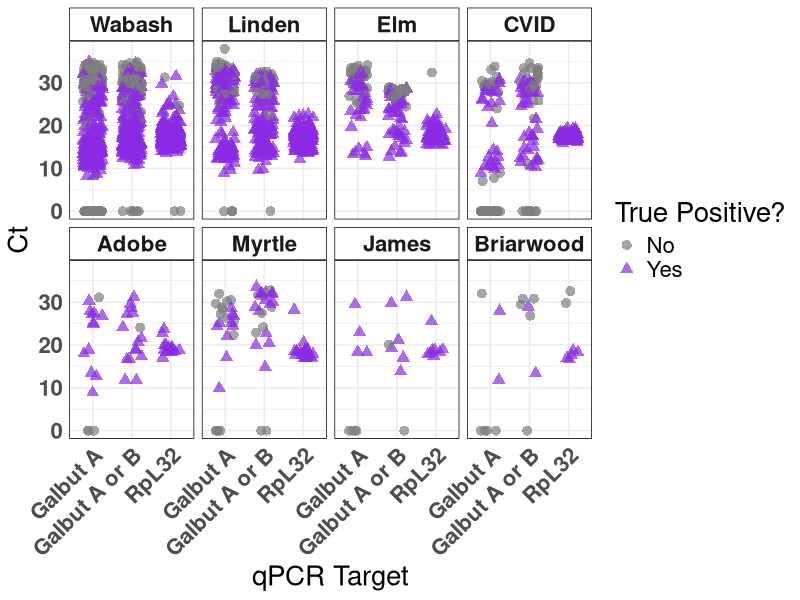
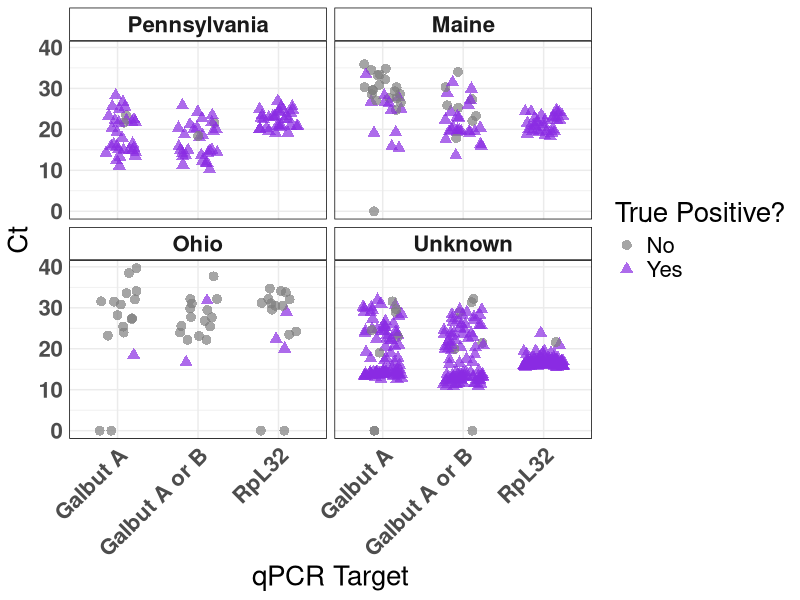
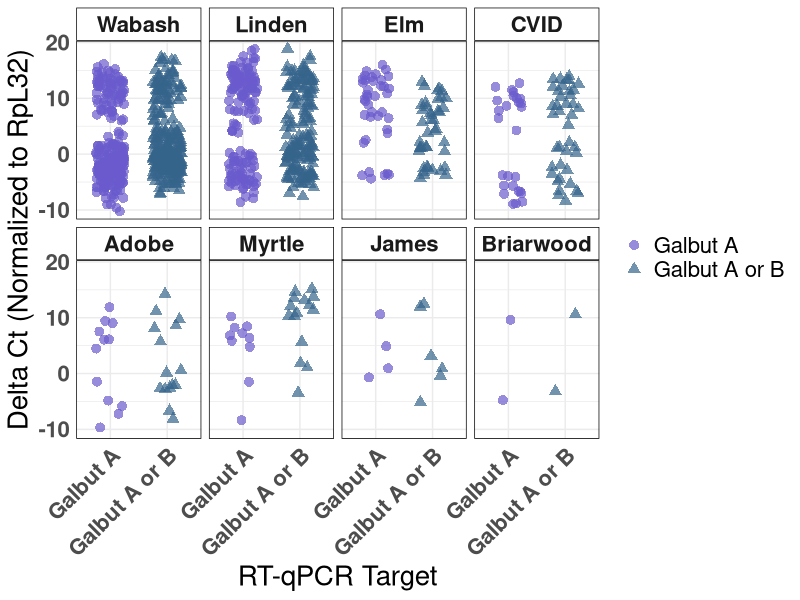
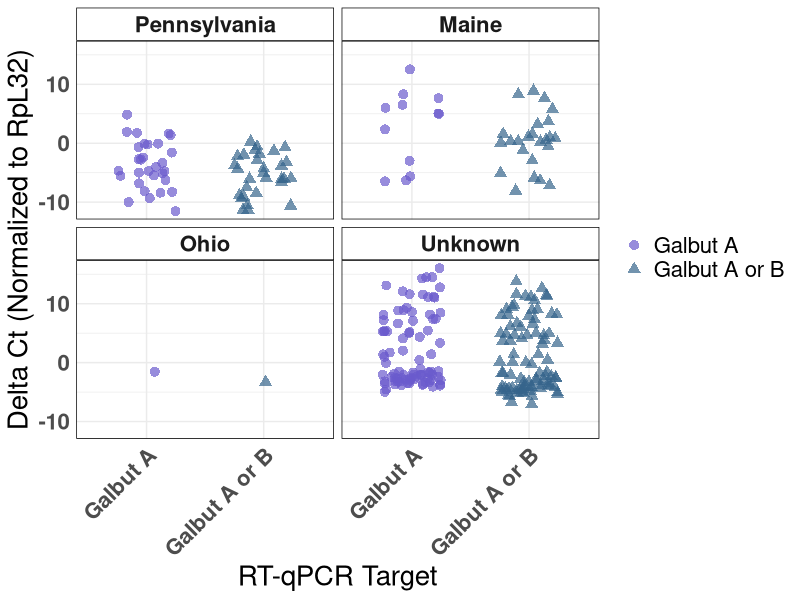
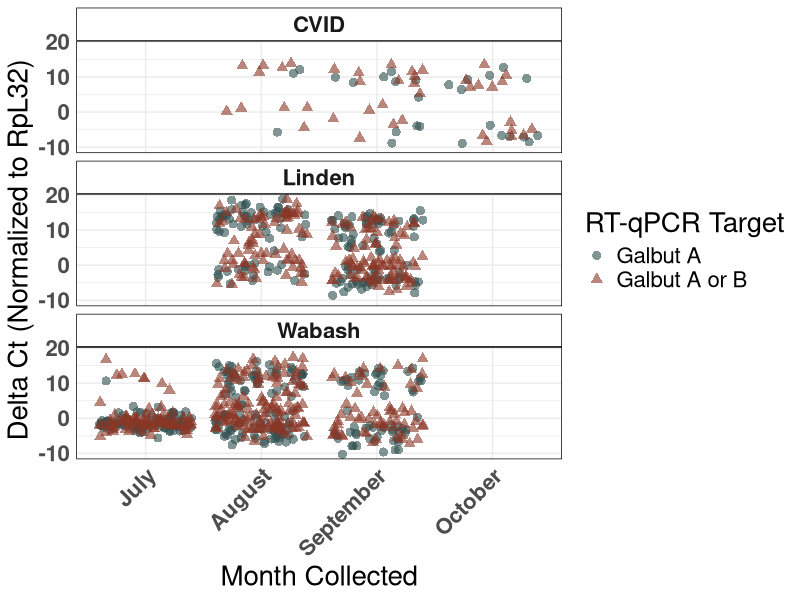
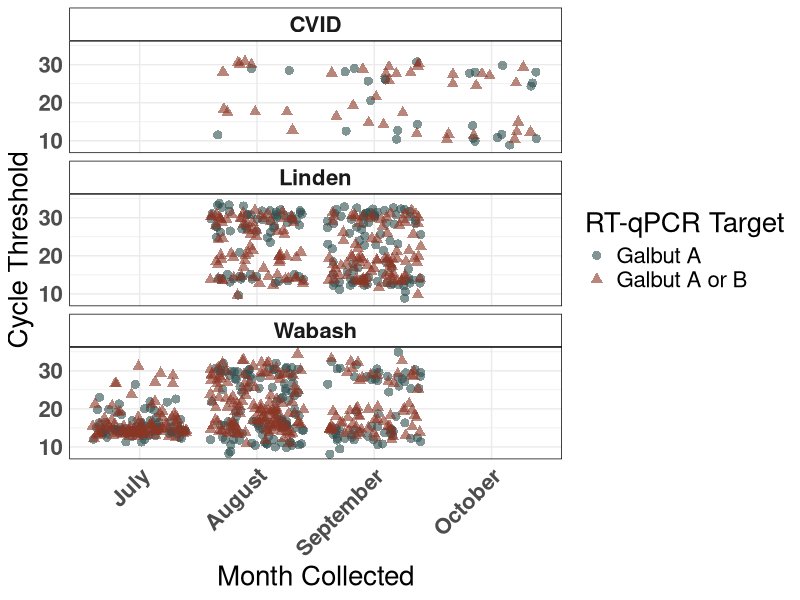
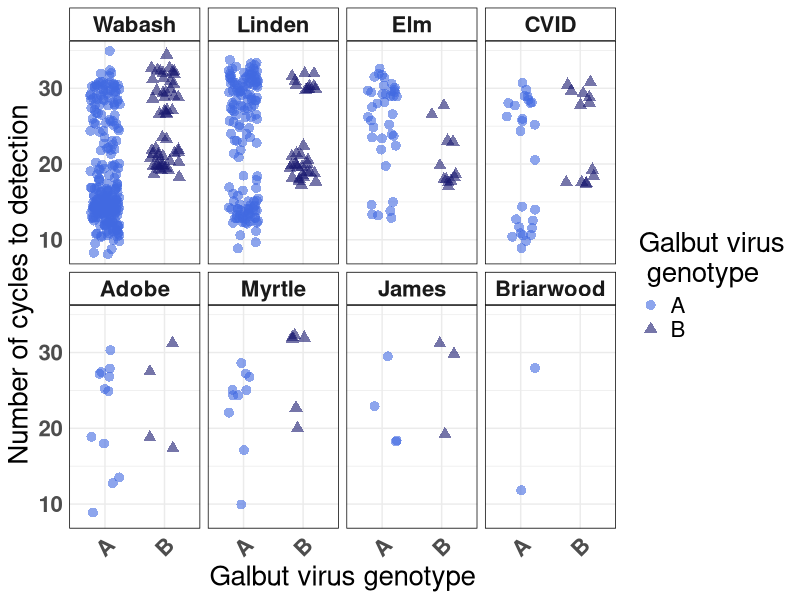
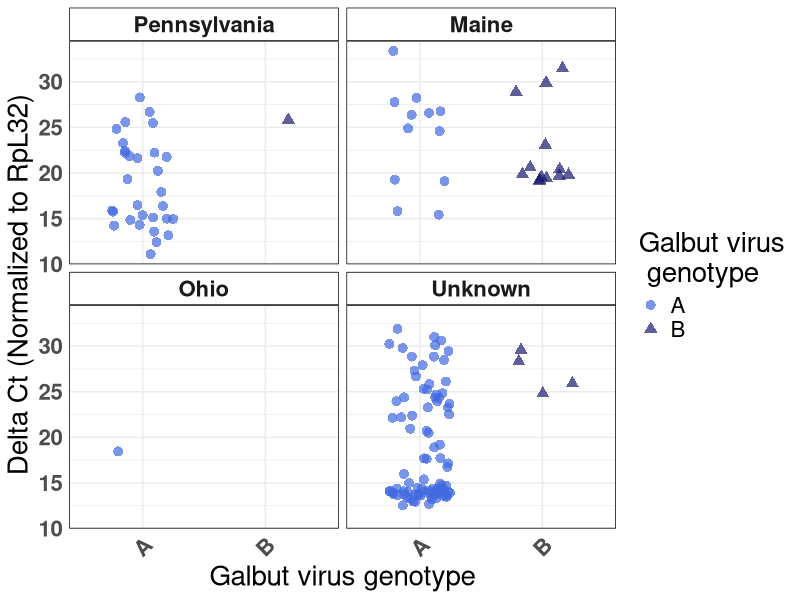

Write R code to recreate these figures, in order.
library(tidyverse)

qPCR <- read_csv("analyses/data/qPCR_TidyData_LK_20240403.csv") %>% 
  mutate(target = str_replace(target, "galbut_1600_1601", "Galbut A"),
         target = str_replace(target, "galbut_2165_2170", "Galbut A or B"),
         positive = str_replace(positive, "N", "No"),
         positive = str_replace(positive, "Y", "Yes"))

descriptive <- qPCR %>% 
  group_by(target, positive) %>% 
  summarise(n = n())

ggplot(filter(qPCR, location %in% c("Adobe", "Briarwood", "CVID", "Elm", "James",
                                    "Linden", "Myrtle", "Wabash"))) +
  geom_jitter(aes(x = target, y = ct, color = positive, shape = positive), 
              alpha = 0.7, size = 3, width = 0.25) +
  scale_colour_manual(values = c("grey50", "blueviolet")) +
  facet_wrap(~factor(location, levels = c("Wabash", "Linden", "Elm", "CVID", 
                                          "Adobe", "Myrtle", "James", 
                                          "Briarwood")), nrow = 2) +
  theme_minimal(base_size = 11) +
  theme(panel.border = element_rect(linetype = "solid", fill = NA),
        strip.background = element_rect(colour = "black", fill = "white"),
        strip.text = element_text(face = "bold"),
        axis.text = element_text(face = "bold"),
        text = element_text(size = 20),
        axis.text.x = element_text(angle = 45, hjust = 1, vjust = 1)) +
  labs(x = "qPCR Target", y = "Ct", color = "True Positive?", shape = "True Positive?")
ggsave("local.pdf", units = "in", width = 10, height = 8)  


ggplot(filter(qPCR, location %in% c("Unknown", "Maine", "Pennsylvania", "Ohio"))) +
  geom_jitter(aes(x = target, y = ct, color = positive, shape = positive), 
              alpha = 0.7, size = 3, width = 0.25) +
  scale_colour_manual(values = c("grey50", "blueviolet")) +
  facet_wrap(~factor(location, levels = c("Pennsylvania", "Maine",
                                          "Ohio", "Unknown"))) +
  theme_minimal(base_size = 11) +
  theme(panel.border = element_rect(linetype = "solid", fill = NA),
        strip.background = element_rect(colour = "black", fill = "white"),
        strip.text = element_text(face = "bold"),
        axis.text = element_text(face = "bold"),
        text = element_text(size = 20),
        axis.text.x = element_text(angle = 45, hjust = 1, vjust = 1)) +
  labs(x = "qPCR Target", y = "Ct", color = "True Positive?", shape = "True Positive?")
ggsave("national.pdf", units = "in", width = 10, height = 8)  

#Normalizing

# Rpl for normalizing
Rpl <- qPCR %>% 
  filter(target == "RpL32",
         positive == "Yes") %>% 
  select(name, target, ct) 

qPCR_new <- qPCR %>% 
  filter(positive == "Yes",
         target != "RpL32")

qPCR_new <- left_join(qPCR_new, Rpl, by = join_by(name)) %>% 
  mutate(delta_ct = ct.x - ct.y)

local_normalized <- ggplot(filter(qPCR_new, location %in% c("Adobe", "Briarwood", 
                                                            "CVID", "Elm", "James", 
                                                            "Linden", "Myrtle", 
                                                            "Wabash"))) +
  geom_jitter(aes(x = target.x, y = delta_ct, color = target.x, shape = target.x), 
              alpha = 0.7, size = 3, width = 0.25) +
  scale_colour_manual(values = c("slateblue", "steelblue4")) +
  facet_wrap(~factor(location, levels = c("Wabash", "Linden", "Elm", "CVID", 
                                          "Adobe", "Myrtle", "James", 
                                          "Briarwood")), nrow = 2) +
  theme_minimal(base_size = 11) +
  theme(panel.border = element_rect(linetype = "solid", fill = NA),
        strip.background = element_rect(colour = "black", fill = "white"),
        strip.text = element_text(face = "bold"),
        axis.text = element_text(face = "bold"),
        text = element_text(size = 20),
        axis.text.x = element_text(angle = 45, hjust = 1, vjust = 1)) +
  labs(x = "RT-qPCR Target", y = "Delta Ct (Normalized to RpL32)", 
       color = "", shape = "")

local_normalized
ggsave("local_normalized.pdf", units = "in", width = 10, height = 8)  

national_normalized <- ggplot(filter(qPCR_new, location %in% c("Unknown", "Maine", 
                                                               "Pennsylvania", 
                                                               "Ohio"))) +
  geom_jitter(aes(x = target.x, y = delta_ct, color = target.x, shape = target.x), 
              alpha = 0.7, size = 3, width = 0.25) +
  scale_colour_manual(values = c("slateblue", "steelblue4")) +
  facet_wrap(~factor(location, levels = c("Pennsylvania", "Maine",
                                          "Ohio", "Unknown"))) +
  theme_minimal(base_size = 11) +
  theme(panel.border = element_rect(linetype = "solid", fill = NA),
        strip.background = element_rect(colour = "black", fill = "white"),
        strip.text = element_text(face = "bold"),
        axis.text = element_text(face = "bold"),
        text = element_text(size = 20),
        axis.text.x = element_text(angle = 45, hjust = 1, vjust = 1)) +
  labs(x = "RT-qPCR Target", y = "Delta Ct (Normalized to RpL32)", 
       color = "", shape = "")

national_normalized
ggsave("national_nromalized.pdf", units = "in", width = 10, height = 8)  

over_time <- ggplot(filter(qPCR_new, location %in% c("CVID", "Linden", "Wabash"))) +
  geom_jitter(aes(x = factor(date, levels = c("July", "August", "September", 
                                              "October")), y = delta_ct, 
                  color = target.x, shape = target.x), 
              alpha = 0.6, size = 2.75, width = 0.4) +
  scale_colour_manual(values = c("darkslategrey", "tomato4")) +
  facet_wrap(~factor(location), nrow = 3) +
  theme_minimal(base_size = 11) +
  theme(panel.border = element_rect(linetype = "solid", fill = NA),
        strip.background = element_rect(colour = "black", fill = "white"),
        strip.text = element_text(face = "bold"),
        axis.text = element_text(face = "bold"),
        text = element_text(size = 20),
        axis.text.x = element_text(angle = 45, hjust = 1, vjust = 1)) +
  labs(x = "Month Collected", y = "Delta Ct (Normalized to RpL32)", 
       color = "RT-qPCR Target", shape = "RT-qPCR Target")

over_time
ggsave("over_time.pdf", units = "in", width = 10, height = 8)  

over_time_ct <- ggplot(filter(qPCR_new, location %in% c("CVID", "Linden", "Wabash"))) +
  geom_jitter(aes(x = factor(date, levels = c("July", "August", "September", 
                                              "October")), y = ct.x, 
                  color = target.x, shape = target.x), 
              alpha = 0.6, size = 2.75, width = 0.4) +
  scale_colour_manual(values = c("darkslategrey", "tomato4")) +
  facet_wrap(~factor(location), nrow = 3) +
  theme_minimal(base_size = 11) +
  theme(panel.border = element_rect(linetype = "solid", fill = NA),
        strip.background = element_rect(colour = "black", fill = "white"),
        strip.text = element_text(face = "bold"),
        axis.text = element_text(face = "bold"),
        text = element_text(size = 20),
        axis.text.x = element_text(angle = 45, hjust = 1, vjust = 1)) +
  labs(x = "Month Collected", y = "Cycle Threshold", 
       color = "RT-qPCR Target", shape = "RT-qPCR Target")

over_time_ct
ggsave("over_time_ct.pdf", units = "in", width = 10, height = 8)  





# wide format for genotype

qPCR_wide <- pivot_wider(qPCR, names_from = target, values_from = c(ct, tm1, positive))

qPCR_wide <- qPCR_wide %>% 
  rename(positive_galbut_A = `positive_Galbut A`,
         positive_galbut_A_B = `positive_Galbut A or B`,
         ct_galbut_A = `ct_Galbut A`,
         ct_galbut_A_B = `ct_Galbut A or B`,
         tm_galbut_A = `tm1_Galbut A`,
         tm_galbut_A_B = `tm1_Galbut A or B`)  %>% 
  filter(positive_RpL32 == "Yes") %>% 
  filter(positive_galbut_A == "Yes" | positive_galbut_A_B == "Yes") %>% 
  mutate(genotype = case_when(positive_galbut_A == "Yes" & positive_galbut_A_B == "Yes" ~ "A",
                              positive_galbut_A == "Yes" & positive_galbut_A_B == "No" ~ "A",
                              positive_galbut_A == "No" & positive_galbut_A_B == "Yes" ~ "B")) %>% 
  mutate(ct_use = ifelse(genotype == "A", ct_galbut_A, ct_galbut_A_B))

genotype_ct <- ggplot(filter(qPCR_wide, location %in% c("Adobe", "Briarwood", 
                                                 "CVID", "Elm", "James", 
                                                 "Linden", "Myrtle", 
                                                 "Wabash"))) +
  geom_jitter(aes(x = genotype, y = ct_use, color = genotype, shape = genotype), 
              alpha = 0.6, size = 3, width = 0.25) +
  scale_colour_manual(values = c("royalblue", "midnightblue")) +
  facet_wrap(~factor(location, levels = c("Wabash", "Linden", "Elm", "CVID", 
                                          "Adobe", "Myrtle", "James", 
                                          "Briarwood")), nrow = 2) +
  theme_minimal(base_size = 11) +
  theme(panel.border = element_rect(linetype = "solid", fill = NA),
        strip.background = element_rect(colour = "black", fill = "white"),
        strip.text = element_text(face = "bold"),
        axis.text = element_text(face = "bold"),
        text = element_text(size = 20),
        axis.text.x = element_text(angle = 45, hjust = 1, vjust = 1)) +
  labs(x = "Galbut virus genotype", y = "Number of cycles to detection", 
       color = "Galbut virus\n genotype", shape = "Galbut virus\n genotype")

genotype_ct
ggsave("local_genotype.pdf", units = "in", width = 10, height = 8)  

genotype_ct_nat <- ggplot(filter(qPCR_wide, location %in% c("Unknown", "Maine", 
                                                           "Pennsylvania", 
                                                           "Ohio"))) +
  geom_jitter(aes(x = genotype, y = ct_use, color = genotype, shape = genotype), 
              alpha = 0.7, size = 3, width = 0.25) +
  scale_colour_manual(values = c("royalblue", "midnightblue")) +
  facet_wrap(~factor(location, levels = c("Pennsylvania", "Maine",
                                          "Ohio", "Unknown"))) +
  theme_minimal(base_size = 11) +
  theme(panel.border = element_rect(linetype = "solid", fill = NA),
        strip.background = element_rect(colour = "black", fill = "white"),
        strip.text = element_text(face = "bold"),
        axis.text = element_text(face = "bold"),
        text = element_text(size = 20),
        axis.text.x = element_text(angle = 45, hjust = 1, vjust = 1)) +
  labs(x = "Galbut virus genotype", y = "Delta Ct (Normalized to RpL32)", 
       color = "Galbut virus\n genotype", shape = "Galbut virus\n genotype")

genotype_ct_nat
ggsave("national_genotype.pdf", units = "in", width = 10, height = 8) 

# Normalized

qPCR_wide <- qPCR_wide %>% 
  mutate(delta_ct = ct_use - ct_RpL32)

genotype_ct_norm <- ggplot(filter(qPCR_wide, location %in% c("Adobe", "Briarwood", 
                                                        "CVID", "Elm", "James", 
                                                        "Linden", "Myrtle", 
                                                        "Wabash"))) +
  geom_jitter(aes(x = genotype, y = delta_ct, color = genotype, shape = genotype), 
              alpha = 0.6, size = 3, width = 0.25) +
  scale_colour_manual(values = c("brown3", "deeppink4")) +
  facet_wrap(~factor(location, levels = c("Wabash", "Linden", "Elm", "CVID", 
                                          "Adobe", "Myrtle", "James", 
                                          "Briarwood")), nrow = 2) +
  theme_minimal(base_size = 11) +
  theme(panel.border = element_rect(linetype = "solid", fill = NA),
        strip.background = element_rect(colour = "black", fill = "white"),
        strip.text = element_text(face = "bold"),
        axis.text = element_text(face = "bold"),
        text = element_text(size = 20),
        axis.text.x = element_text(angle = 45, hjust = 1, vjust = 1)) +
  labs(x = "Galbut virus genotype", y = "Number of cycles to detection", 
       color = "Galbut virus\n genotype", shape = "Galbut virus\n genotype")

genotype_ct_norm
ggsave("local_genotype_norm.pdf", units = "in", width = 10, height = 8)  

genotype_ct_nat_norm <- ggplot(filter(qPCR_wide, location %in% c("Unknown", "Maine", 
                                                            "Pennsylvania", 
                                                            "Ohio"))) +
  geom_jitter(aes(x = genotype, y = delta_ct, color = genotype, shape = genotype), 
              alpha = 0.7, size = 3, width = 0.25) +
  scale_colour_manual(values = c("brown3", "deeppink4")) +
  facet_wrap(~factor(location, levels = c("Pennsylvania", "Maine",
                                          "Ohio", "Unknown"))) +
  theme_minimal(base_size = 11) +
  theme(panel.border = element_rect(linetype = "solid", fill = NA),
        strip.background = element_rect(colour = "black", fill = "white"),
        strip.text = element_text(face = "bold"),
        axis.text = element_text(face = "bold"),
        text = element_text(size = 20),
        axis.text.x = element_text(angle = 45, hjust = 1, vjust = 1)) +
  labs(x = "Galbut virus genotype", y = "Delta Ct (Normalized to RpL32)", 
       color = "Galbut virus\n genotype", shape = "Galbut virus\n genotype")

genotype_ct_nat_norm
ggsave("national_genotype_norm.pdf", units = "in", width = 10, height = 8) 

# Genotype Over Time
over_time <- ggplot(filter(qPCR_wide, location %in% c("CVID", "Linden", "Wabash"))) +
  geom_jitter(aes(x = factor(date, levels = c("July", "August", "September", 
                                              "October")), y = delta_ct, 
                  color = genotype, shape = genotype), 
              alpha = 0.6, size = 2.75, width = 0.3) +
  scale_colour_manual(values = c("darkslategray", "darkturquoise")) +
  facet_wrap(~factor(location), nrow = 3) +
  theme_minimal(base_size = 11) +
  theme(panel.border = element_rect(linetype = "solid", fill = NA),
        strip.background = element_rect(colour = "black", fill = "white"),
        strip.text = element_text(face = "bold"),
        axis.text = element_text(face = "bold"),
        text = element_text(size = 20),
        axis.text.x = element_text(angle = 45, hjust = 1, vjust = 1)) +
  labs(x = "Month Collected", y = "Delta Ct (Normalized to RpL32)", 
       color = "Galbut virus\n genotype", shape = "Galbut virus\n genotype")

over_time
ggsave("over_time_genotype.pdf", units = "in", width = 10, height = 8)  

over_time_ct <- ggplot(filter(qPCR_wide, location %in% c("CVID", "Linden", "Wabash"))) +
  geom_jitter(aes(x = factor(date, levels = c("July", "August", "September", 
                                              "October")), y = ct_use, 
                  color = genotype, shape = genotype), 
              alpha = 0.6, size = 2.75, width = 0.3) +
  scale_colour_manual(values = c("darkslategray", "darkturquoise")) +
  facet_wrap(~factor(location), nrow = 3) +
  theme_minimal(base_size = 11) +
  theme(panel.border = element_rect(linetype = "solid", fill = NA),
        strip.background = element_rect(colour = "black", fill = "white"),
        strip.text = element_text(face = "bold"),
        axis.text = element_text(face = "bold"),
        text = element_text(size = 20),
        axis.text.x = element_text(angle = 45, hjust = 1, vjust = 1)) +
  labs(x = "Month Collected", y = "Cycle Threshold", 
       color = "Galbut virus\n genotype", shape = "Galbut virus\n genotype")

over_time_ct
ggsave("over_time_ct_genotype.pdf", units = "in", width = 10, height = 8) 


  